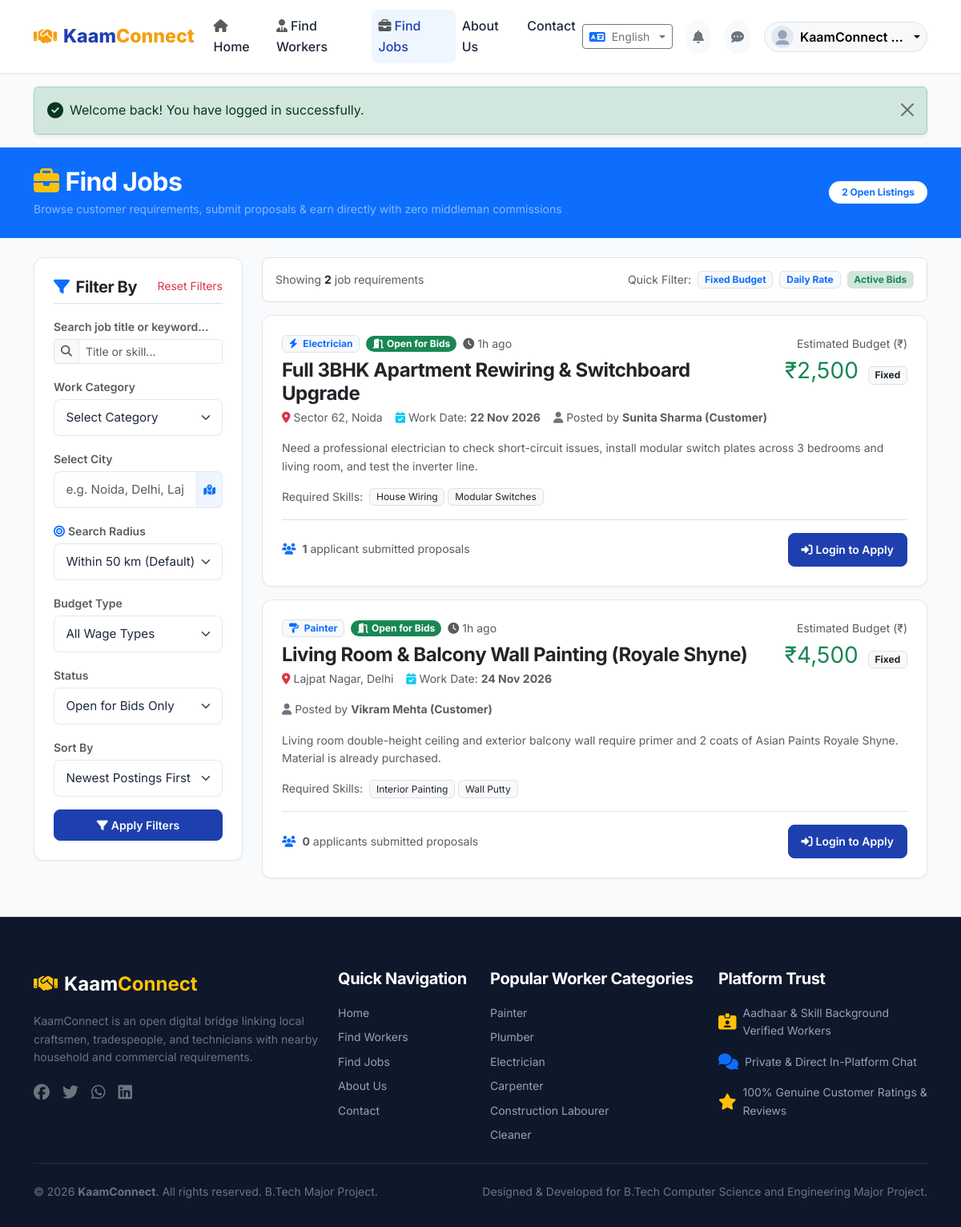
/jobs.php (signed in), run on the app's committed database.
### tables this page shows
CREATE TABLE `jobs` (
  `id` INT AUTO_INCREMENT PRIMARY KEY,
  `customer_id` INT NOT NULL,
  `category_id` INT NOT NULL,
  `title` VARCHAR(200) NOT NULL,
  `description` TEXT NOT NULL,
  `required_skills` VARCHAR(255) NULL,
  `city` VARCHAR(100) NOT NULL,
  `locality` VARCHAR(150) NOT NULL,
  `budget` DECIMAL(10,2) NOT NULL,
  `wage_type` ENUM('fixed', 'daily', 'hourly') DEFAULT 'fixed',
  `preferred_date` DATE NOT NULL,
  `status` ENUM('open', 'assigned', 'completed', 'cancelled') DEFAULT 'open',
  `hired_worker_id` INT NULL,
  `created_at` DATETIME DEFAULT CURRENT_TIMESTAMP,
  `updated_at` DATETIME DEFAULT CURRENT_TIMESTAMP ON UPDATE CURRENT_TIMESTAMP,
  CONSTRAINT `fk_job_customer` FOREIGN KEY (`customer_id`) REFERENCES `customer_profiles` (`id`) ON DELETE CASCADE,
  CONSTRAINT `fk_job_category` FOREIGN KEY (`category_id`) REFERENCES `categories` (`id`) ON DELETE RESTRICT,
  CONSTRAINT `fk_job_hired_worker` FOREIGN KEY (`hired_worker_id`) REFERENCES `worker_profiles` (`id`) ON DELETE SET NULL,
  INDEX `idx_jobs_status` (`status`),
  INDEX `idx_jobs_city_locality` (`city`, `locality`),
  INDEX `idx_jobs_category` (`category_id`)
);

CREATE TABLE `categories` (
  `id` INT AUTO_INCREMENT PRIMARY KEY,
  `name_en` VARCHAR(100) NOT NULL UNIQUE,
  `name_hi` VARCHAR(100) NOT NULL,
  `icon` VARCHAR(50) NOT NULL DEFAULT 'fa-tools',
  `description` TEXT NULL,
  `is_active` TINYINT(1) DEFAULT 1,
  `created_at` DATETIME DEFAULT CURRENT_TIMESTAMP
);

### jobs.php (the view, shortened to what the rows shown need)
<?php
require_once __DIR__ . '/includes/header.php';
$curLang = getCurrentLanguage();
$selectedStatus = trim($_GET['status'] ?? 'open');
$sortBy = trim($_GET['sort'] ?? 'newest');
$where = [];
$params = [];
$distanceSql = '';
$selectParams = [];
if ($selectedStatus === 'all') {
    $where[] = "j.status != 'cancelled'";
} elseif (in_array($selectedStatus, ['open', 'assigned', 'completed'], true)) {
    $where[] = "j.status = ?";
    $params[] = $selectedStatus;
} else {
    $where[] = "j.status = 'open'";
}
$orderBy = match ($sortBy) {
    'distance_asc' => 'CASE WHEN distance_km IS NULL THEN 1 ELSE 0 END, distance_km ASC, j.created_at DESC',
    'budget_desc'  => 'j.budget DESC',
    'budget_asc'   => 'j.budget ASC',
    'date_asc'     => 'j.preferred_date ASC',
    default        => 'j.created_at DESC'
};
$whereSql = !empty($where) ? 'WHERE ' . implode(' AND ', $where) : '';
$jobs = [];
try {
    $sql = "SELECT j.*, c.name_en AS cat_name_en, c.name_hi AS cat_name_hi, c.icon AS cat_icon,
                   u.full_name AS customer_name,
                   (SELECT COUNT(*) FROM job_applications ja WHERE ja.job_id = j.id) AS application_count
                   {$distanceSql}
            FROM jobs j
            JOIN categories c ON j.category_id = c.id
            JOIN customer_profiles cp ON j.customer_id = cp.id
            JOIN users u ON cp.user_id = u.id
            {$whereSql}
            ORDER BY {$orderBy}";
    $allQueryParams = array_merge($selectParams, $params);
    $jobs = dbFetchAll($sql, $allQueryParams);
} catch (Exception $e) {
    error_log("Jobs query error: " . $e->getMessage());
    $jobs = [];
}
?>
<div class="bg-primary text-white py-4 mb-4">
    <div class="container">
        <div class="row align-items-center">
            <div class="col-md-8">
                <h1 class="h2 fw-bold mb-1">
                    <i class="fas fa-briefcase me-2 text-warning"></i><?= __('nav_find_jobs') ?>
                </h1>
            </div>
        </div>
    </div>
</div>
<div class="container pb-5">
    <div class="row g-4">
        <div class="col-lg-9">
            <?php if (empty($jobs)): ?>
                <div class="kc-card p-5 text-center my-4">
                    <div class="mb-3 text-muted">
                        <i class="fas fa-clipboard-list fa-4x opacity-50"></i>
                    </div>
                    <h4 class="fw-bold text-dark">No Jobs Matching Filters</h4>
                    <p class="text-muted small mx-auto" style="max-width: 450px;">
                        There are currently no job listings that match your search filters. Try clearing your filters or checking back soon.
                    </p>
                    <div>
                        <a href="<?= url('/jobs.php') ?>" class="btn btn-kc-primary btn-sm">
                            <i class="fas fa-undo me-1"></i>Reset All Filters
                        </a>
                    </div>
                </div>
            <?php else: ?>
                <div class="d-flex flex-column gap-3">
                    <?php foreach ($jobs as $job): ?>
                        <?php
                            $skills = !empty($job['required_skills']) ? array_filter(array_map('trim', explode(',', $job['required_skills']))) : [];
                        ?>
                        <div class="kc-card p-4">
                            <div class="d-flex flex-column flex-md-row justify-content-between align-items-start gap-3 mb-2">
                                <div>
                                    <div class="d-flex align-items-center gap-2 flex-wrap mb-2">
                                        <span class="badge bg-light text-primary border px-2 py-1">
                                            <i class="fas <?= e($job['cat_icon']) ?> me-1"></i>
                                            <?= ($curLang === 'hi') ? e($job['cat_name_hi']) : e($job['cat_name_en']) ?>
                                        </span>
                                        <?= renderStatusBadge($job['status']) ?>
                                        <span class="text-muted small">
                                            <i class="fas fa-clock me-1"></i><?= timeAgo($job['created_at']) ?>
                                        </span>
                                    </div>
                                    <h4 class="fw-bold text-dark mb-1">
                                        <?= e($job['title']) ?>
                                    </h4>
                                    <div class="d-flex flex-wrap align-items-center gap-3 small text-muted">
                                        <span>
                                            <i class="fas fa-map-marker-alt text-danger me-1"></i><?= e($job['locality']) ?>, <?= e($job['city']) ?>
                                        </span>
                                        <span>
                                            <i class="fas fa-calendar-check text-info me-1"></i>Work Date: <strong><?= date('d M Y', strtotime($job['preferred_date'])) ?></strong>
                                        </span>
                                        <span>
                                            <i class="fas fa-user text-secondary me-1"></i>Posted by <strong><?= e($job['customer_name']) ?></strong>
                                        </span>
                                    </div>
                                </div>
                                <div class="text-md-end flex-shrink-0">
                                    <span class="text-muted small d-block"><?= __('job_budget') ?></span>
                                    <span class="fw-extrabold fs-3 text-success">
                                        ₹<?= number_format((float)$job['budget']) ?>
                                    </span>
                                    <span class="badge bg-light text-dark border small ms-1 text-capitalize">
                                        <?= e($job['wage_type']) ?>
                                    </span>
                                </div>
                            </div>
                            <p class="text-muted small my-3">
                                <?= nl2br(e($job['description'])) ?>
                            </p>
                            <?php if (!empty($skills)): ?>
                                <div class="d-flex flex-wrap align-items-center gap-1 mb-3">
                                    <span class="small text-muted me-1">Required Skills:</span>
                                    <?php foreach ($skills as $sk): ?>
                                        <span class="badge bg-light text-dark border small fw-normal"><?= e($sk) ?></span>
                                    <?php endforeach; ?>
                                </div>
                            <?php endif; ?>
                            <div class="pt-3 border-top d-flex flex-wrap justify-content-between align-items-center gap-2">
                                <div class="small text-muted">
                                    <i class="fas fa-users text-primary me-1"></i>
                                    <strong><?= (int)$job['application_count'] ?></strong> applicant<?= (int)$job['application_count'] === 1 ? '' : 's' ?> submitted proposals
                                </div>
                                <div>
                                    <?php if (isWorker()): ?>
                                        <?php if (isUserVerified()): ?>
                                            <a href="<?= url('/worker/job-details.php?id=' . (int)$job['id']) ?>" class="btn btn-kc-primary btn-sm px-3">
                                                <i class="fas fa-paper-plane me-1"></i><?= __('apply_for_job') ?>
                                            </a>
                                        <?php else: ?>
                                            <a href="<?= url('/worker/verify.php') ?>" class="btn btn-outline-warning text-dark btn-sm px-3 fw-bold" title="Identity verification required before submitting proposals">
                                                <i class="fas fa-shield-halved text-warning me-1"></i>Verify ID to Apply
                                            </a>
                                        <?php endif; ?>
                                    <?php elseif (isCustomer()): ?>
                                        <a href="<?= url('/customer/manage-jobs.php') ?>" class="btn btn-kc-outline btn-sm px-3">
                                            <i class="fas fa-eye me-1"></i>View in Dashboard
                                        </a>
                                    <?php else: ?>
                                        <a href="<?= url('/login.php?redirect=' . urlencode(url('/jobs.php'))) ?>" class="btn btn-kc-primary btn-sm px-3">
                                            <i class="fas fa-sign-in-alt me-1"></i>Login to Apply
                                        </a>
                                    <?php endif; ?>
                                </div>
                            </div>
                        </div>
                    <?php endforeach; ?>
                </div>
            <?php endif; ?>
        </div>
    </div>
</div>
<?php require_once __DIR__ . '/includes/footer.php'; ?>

### includes/functions.php (shortened to what the rows shown need)
<?php
require_once __DIR__ . '/../config/database.php';
function getTranslations(): array {
    static $translations = null;
    if ($translations === null) {
        $lang = getCurrentLanguage();
        $langFile = __DIR__ . "/languages/{$lang}.php";
        if (file_exists($langFile)) {
            $translations = require $langFile;
        } else {
            $translations = require __DIR__ . "/languages/en.php";
        }
    }
    return $translations;
}
function getCurrentLanguage(): string {
    if (!empty($_SESSION['lang']) && in_array($_SESSION['lang'], ['en', 'hi'], true)) {
        return $_SESSION['lang'];
    }
    return 'en';
}
function __(string $key, ?string $default = null): string {
    $translations = getTranslations();
    if (isset($translations[$key])) {
        return $translations[$key];
    }
    return $default ?? $key;
}
function e(string|int|float|null $value): string {
    return htmlspecialchars((string)($value ?? ''), ENT_QUOTES | ENT_SUBSTITUTE, 'UTF-8');
}
function userRole(): ?string {
    return $_SESSION['user']['role'] ?? null;
}
function isWorker(): bool {
    return userRole() === 'worker';
}
function isCustomer(): bool {
    return userRole() === 'customer';
}
function getBaseUrl(): string {
    static $baseUrl = null;
    if ($baseUrl !== null) {
        return $baseUrl;
    }
    $appDir = str_replace('\\', '/', dirname(__DIR__));
    $docRoot = !empty($_SERVER['DOCUMENT_ROOT']) ? str_replace('\\', '/', realpath($_SERVER['DOCUMENT_ROOT']) ?: $_SERVER['DOCUMENT_ROOT']) : '';
    if ($docRoot && str_starts_with(strtolower($appDir), strtolower($docRoot))) {
        $relative = substr($appDir, strlen($docRoot));
        $baseUrl = '/' . trim(str_replace('\\', '/', $relative), '/');
        if ($baseUrl === '/') {
            $baseUrl = '';
        }
    } else {
        $scriptName = str_replace('\\', '/', $_SERVER['SCRIPT_NAME'] ?? '');
        $parts = explode('/', trim($scriptName, '/'));
        if (!empty($parts) && strcasecmp($parts[0], basename($appDir)) === 0) {
            $baseUrl = '/' . $parts[0];
        } else {
            $baseUrl = '';
        }
    }
    return $baseUrl;
}
function url(string $path = ''): string {
    $base = getBaseUrl();
    $path = '/' . ltrim($path, '/');
    return $base . $path;
}
function renderStatusBadge(string $status): string {
    $map = [
        'open'      => ['bg' => 'bg-success text-white', 'icon' => 'fa-door-open', 'label' => __('status_open')],
        'assigned'  => ['bg' => 'bg-primary text-white', 'icon' => 'fa-user-check', 'label' => __('status_assigned')],
        'completed' => ['bg' => 'bg-secondary text-white', 'icon' => 'fa-check-circle', 'label' => __('status_completed')],
        'cancelled' => ['bg' => 'bg-danger text-white', 'icon' => 'fa-times-circle', 'label' => __('status_cancelled')],
        'pending'   => ['bg' => 'bg-warning text-dark', 'icon' => 'fa-clock', 'label' => __('status_pending')],
        'accepted'  => ['bg' => 'bg-success text-white', 'icon' => 'fa-thumbs-up', 'label' => __('status_accepted')],
        'rejected'  => ['bg' => 'bg-danger text-white', 'icon' => 'fa-thumbs-down', 'label' => __('status_rejected')],
        'withdrawn' => ['bg' => 'bg-secondary text-white', 'icon' => 'fa-undo', 'label' => __('status_withdrawn')],
    ];
    $cfg = $map[strtolower($status)] ?? ['bg' => 'bg-light text-dark', 'icon' => 'fa-circle', 'label' => ucfirst($status)];
    return sprintf(
        '<span class="badge %s px-2 py-1 rounded-pill"><i class="fas %s me-1"></i>%s</span>',
        $cfg['bg'],
        $cfg['icon'],
        e($cfg['label'])
    );
}
function timeAgo(string $datetime): string {
    $time = strtotime($datetime);
    $diff = time() - $time;
    if ($diff < 86400) {
        return floor($diff / 3600) . 'h ago';
    }
    return date('d M Y', $time);
}

### includes/footer.php (shortened to what the rows shown need)
<?php
require_once __DIR__ . '/functions.php';
$categories = [];
try {
    $categories = dbFetchAll("SELECT id, name_en, name_hi FROM categories WHERE is_active = 1 LIMIT 6");
} catch (Exception $e) {
}
$curLang = getCurrentLanguage();
?>
</main>
<footer class="kc-footer">
    <div class="container">
        <div class="row g-4">
            <div class="col-lg-3 col-md-6 col-6">
                <ul class="list-unstyled small d-flex flex-column gap-2 mb-0">
                    <?php foreach ($categories as $cat): ?>
                        <li>
                            <a href="<?= url('/workers.php?category=' . (int)$cat['id']) ?>">
                                <?= ($curLang === 'hi') ? e($cat['name_hi']) : e($cat['name_en']) ?>
                            </a>
                        </li>
                    <?php endforeach; ?>
                </ul>
            </div>
        </div>
    </div>
</footer>
</body>
</html>

### data on the page
jobs: category.name_en "Electrician", status "Open for Bids", created_at "1h ago", title "Full 3BHK Apartment Rewiring & Switchboard Upgrade", locality "Sector 62", city "Noida", preferred_date "22 Nov 2026", customer_name "Sunita Sharma (Customer)", budget "2,500", wage_type "Fixed", description "Need a professional electrician to check short-circuit issues, install modular switch plates across 3 bedrooms and living room, and test the inverter line.", required_skills "House Wiring", required_skills "Modular Switches", application_count "1"
jobs: category.name_en "Painter", status "Open for Bids", created_at "1h ago", title "Living Room & Balcony Wall Painting (Royale Shyne)", locality "Lajpat Nagar", city "Delhi", preferred_date "24 Nov 2026", customer_name "Vikram Mehta (Customer)", budget "4,500", wage_type "Fixed", description "Living room double-height ceiling and exterior balcony wall require primer and 2 coats of Asian Paints Royale Shyne. Material is already purchased.", required_skills "Interior Painting", required_skills "Wall Putty", application_count "0"
categories: name_en "Painter"
categories: name_en "Plumber"
categories: name_en "Electrician"
categories: name_en "Carpenter"
categories: name_en "Construction Labourer"
categories: name_en "Cleaner"

### other printed values
__('nav_home') "Home"
__('nav_find_workers') "Find Workers"
__('nav_find_jobs') "Find Jobs"
__('nav_about') "About Us"
__('nav_contact') "Contact"
$user['full_name'] "KaamConnect…"
$flash['message'] "Welcome back! You have logged in successfully."
count($jobs) "2"
__('filter_by') "Filter By"
__('reset_filters') "Reset Filters"
__('search_job_placeholder') "Search job title or keyword..."
__('job_category') "Work Category"
__('select_city') "Select City"
__('job_wage_type') "Budget Type"
__('footer_about') "KaamConnect is an open digital bridge linking local craftsmen, tradespeople, and technicians with nearby household and commercial requirements."
